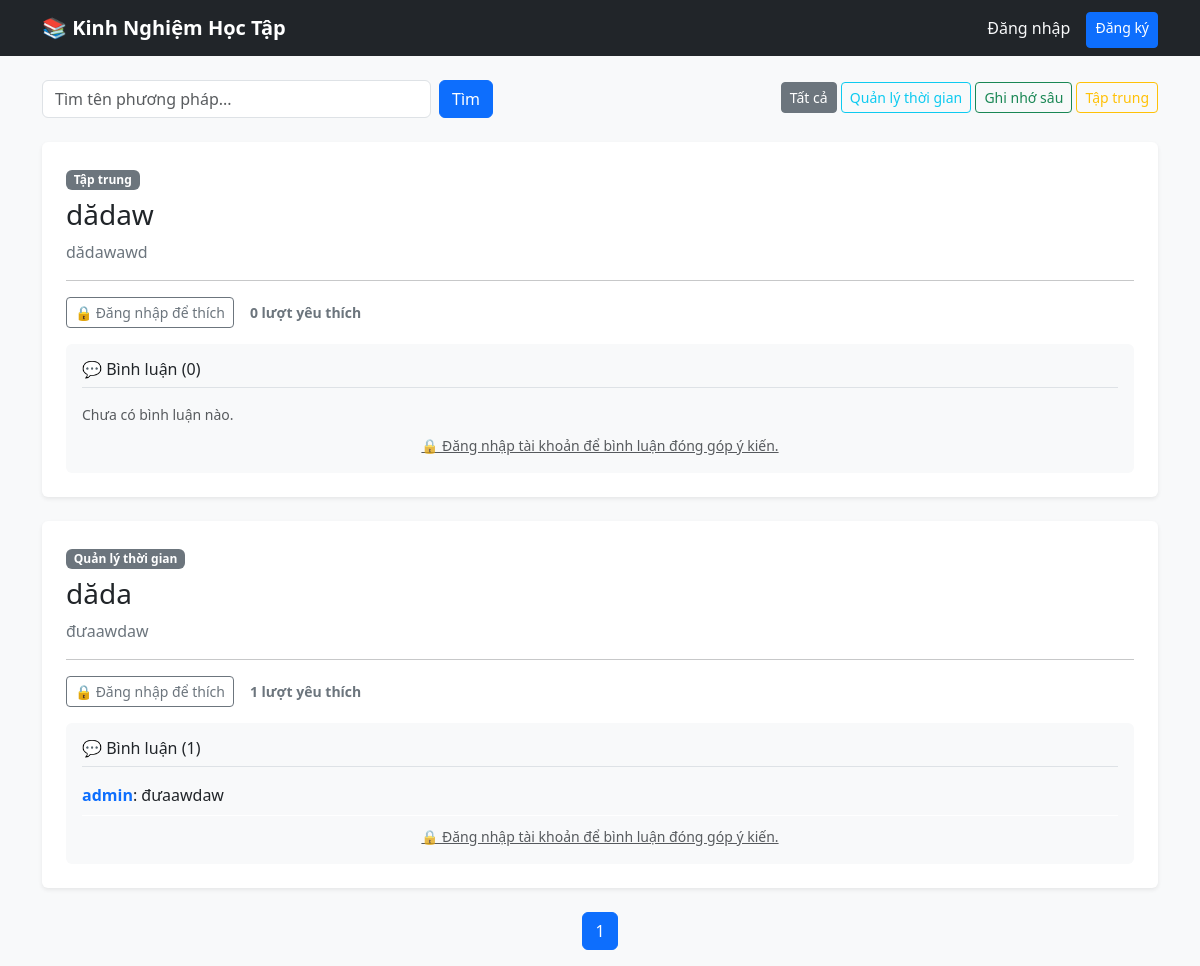
The page / on the database its author committed.
### app.py (models this page shows)
class StudyTip(db.Model):
    __tablename__ = 'study_tip'
    id = db.Column(db.Integer, primary_key=True)
    title = db.Column(db.String(200), nullable=False)
    category = db.Column(db.String(100), nullable=False)
    content = db.Column(db.Text, nullable=False)
    date_created = db.Column(db.DateTime, default=datetime.utcnow)
    is_approved = db.Column(db.Boolean, default=False, nullable=False)
    likes = db.relationship('Like', backref='study_tip', lazy=True)
    comments = db.relationship('Comment', backref='study_tip', lazy=True)

class Comment(db.Model):
    __tablename__ = 'comment'
    id = db.Column(db.Integer, primary_key=True)
    content = db.Column(db.Text, nullable=False)
    date_created = db.Column(db.DateTime, default=datetime.utcnow)
    user_id = db.Column(db.Integer, db.ForeignKey('user.id'), nullable=False)
    tip_id = db.Column(db.Integer, db.ForeignKey('study_tip.id'), nullable=False)

class User(db.Model, UserMixin):
    __tablename__ = 'user'
    id = db.Column(db.Integer, primary_key=True)
    username = db.Column(db.String(150), unique=True, nullable=False)
    password = db.Column(db.String(150), nullable=False)
    likes = db.relationship('Like', backref='user', lazy=True)
    comments = db.relationship('Comment', backref='user', lazy=True)

### app.py (the view)
@app.route('/')
def index():
    page = request.args.get('page', 1, type=int)
    search = request.args.get('search', '')
    category = request.args.get('category', '')
    if current_user.is_authenticated and current_user.username == 'admin':
        query = StudyTip.query
    else:
        query = StudyTip.query.filter_by(is_approved=True)
    if search:
        query = query.filter(StudyTip.title.contains(search) | StudyTip.content.contains(search))
    if category:
        query = query.filter(StudyTip.category == category)
    tips = query.order_by(StudyTip.date_created.desc()).paginate(page=page, per_page=4)
    return render_template('index.html', tips=tips, search=search, category=category)

### templates/index.html (shortened to what this page needs)
{% extends 'base.html' %}
{% block content %}
<div class="row mb-4 align-items-center">
    <div class="col-md-5 mb-3 mb-md-0">
        <form class="d-flex" method="GET" action="{{ url_for('index') }}">
            <input class="form-control me-2" type="search" name="search" placeholder="Tìm tên phương pháp..." value="{{ search }}">
            <button class="btn btn-primary" type="submit">Tìm</button>
        </form>
    </div>
    <div class="col-md-7 text-md-end">
        <a href="{{ url_for('index', search=search) }}" class="btn btn-sm {{ 'btn-secondary' if not category else 'btn-outline-secondary' }} mb-1">Tất cả</a>
        <a href="{{ url_for('index', category='Quản lý thời gian', search=search) }}" class="btn btn-sm {{ 'btn-info text-white' if category == 'Quản lý thời gian' else 'btn-outline-info' }} mb-1">Quản lý thời gian</a>
        <a href="{{ url_for('index', category='Ghi nhớ sâu', search=search) }}" class="btn btn-sm {{ 'btn-success' if category == 'Ghi nhớ sâu' else 'btn-outline-success' }} mb-1">Ghi nhớ sâu</a>
        <a href="{{ url_for('index', category='Tập trung', search=search) }}" class="btn btn-sm {{ 'btn-warning text-dark' if category == 'Tập trung' else 'btn-outline-warning' }} mb-1">Tập trung</a>
    </div>
</div>
<div class="row">
    {% for tip in tips.items %}
    <div class="col-12 mb-4">
        <div class="card shadow-sm border-0">
            <div class="card-body p-4">
                <span class="badge bg-secondary mb-2">{{ tip.category }}</span>
                <h3 class="card-title text-dark">{{ tip.title }}</h3>
                <p class="card-text text-secondary" style="white-space: pre-line;">{{ tip.content }}</p>
                <hr class="my-3">
                <div class="d-flex align-items-center mb-3">
                    {% if current_user.is_authenticated %}
                        <form action="{{ url_for('like_tip', tip_id=tip.id) }}" method="POST" class="me-3">
                            {% set user_liked = tip.likes | selectattr('user_id', 'equalto', current_user.id) | list %}
                            {% if user_liked %}
                                <button type="submit" class="btn btn-sm btn-danger">❤️ Bỏ thích</button>
                            {% else %}
                                <button type="submit" class="btn btn-sm btn-outline-danger">🤍 Thích bài viết</button>
                            {% endif %}
                        </form>
                    {% else %}
                        <a href="{{ url_for('login') }}" class="btn btn-sm btn-outline-secondary me-3">🔒 Đăng nhập để thích</a>
                    {% endif %}
                    <span class="fw-bold text-secondary small">{{ tip.likes | length }} lượt yêu thích</span>
                </div>
                <div class="bg-light p-3 rounded">
                    <div class="d-flex justify-content-between align-items-center border-bottom pb-2 mb-3">
                        <h6 class="text-dark mb-0">💬 Bình luận ({{ tip.comments | length }})</h6>
                    </div>
                    {% for comment in tip.comments %}
                        <div class="mb-2 pb-2 border-bottom border-white d-flex justify-content-between align-items-center">
                            <div>
                                <span class="fw-bold text-primary">{{ comment.user.username }}</span>:
                                <span class="text-dark">{{ comment.content }}</span>
                            </div>
                        </div>
                    {% else %}
                        <p class="text-muted small my-2">Chưa có bình luận nào.</p>
                    {% endfor %}
                    {% if current_user.is_authenticated %}
                        <form action="{{ url_for('add_comment', tip_id=tip.id) }}" method="POST" class="mt-3 d-flex">
                            <input type="text" name="content" class="form-control form-control-sm me-2" placeholder="Nhập ý kiến đóng góp..." required>
                            <button type="submit" class="btn btn-sm btn-dark px-3">Gửi</button>
                        </form>
                    {% else %}
                        <div class="mt-2 text-center">
                            <a href="{{ url_for('login') }}" class="small text-muted">🔒 Đăng nhập tài khoản để bình luận đóng góp ý kiến.</a>
                        </div>
                    {% endif %}
                </div>
            </div>
        </div>
    </div>
    {% else %}
        <div class="col-12 text-center my-4">
            <p class="text-muted">Chưa có phương pháp học tập nào trong danh mục này.</p>
        </div>
    {% endfor %}
</div>
<nav>
    <ul class="pagination justify-content-center">
        {% for page_num in tips.iter_pages(left_edge=1, right_edge=1, left_current=1, right_current=2) %}
            {% if page_num %}
                <li class="page-item {{ 'active' if tips.page == page_num else '' }}">
                    <a class="page-link" href="{{ url_for('index', page=page_num, search=search, category=category) }}">{{ page_num }}</a>
                </li>
            {% else %}
                <li class="page-item disabled"><span class="page-link">...</span></li>
            {% endif %}
        {% endfor %}
    </ul>
</nav>
{% endblock %}

### templates/base.html (shortened to what this page needs)
<!DOCTYPE html>
<html lang="vi">
<head>
    <link href="https://cdn.jsdelivr.net/npm/bootstrap@5.3.0/dist/css/bootstrap.min.css" rel="stylesheet">
</head>
<body class="bg-light">
    <nav class="navbar navbar-expand-lg navbar-dark bg-dark mb-4">
        <div class="container">
            <a class="navbar-brand fw-bold" href="{{ url_for('index') }}">📚 Kinh Nghiệm Học Tập</a>
            <div class="navbar-nav ms-auto">
                {% if current_user.is_authenticated %}
                    {% if current_user.username == 'admin' %}
                        <span class="nav-link text-warning">🛡️ Vai trò: <b>Hệ thống Quản trị (Admin)</b></span>
                    {% else %}
                        <span class="nav-link text-info">👤 Thành viên: <b>{{ current_user.username }}</b></span>
                    {% endif %}
                    <a class="btn btn-sm btn-success mx-2 mt-1" href="{{ url_for('add_tip') }}">+ Thêm mẹo học tập</a>
                    <a class="nav-link text-danger ms-2" href="{{ url_for('logout') }}">Đăng xuất</a>
                {% else %}
                    <a class="nav-link text-light me-2" href="{{ url_for('login') }}">Đăng nhập</a>
                    <a class="btn btn-sm btn-primary mt-1" href="{{ url_for('register') }}">Đăng ký</a>
                {% endif %}
            </div>
        </div>
    </nav>
    <div class="container">
        {% block content %}{% endblock %}
    </div>
</body>
</html>

### rows shown on the page
StudyTip: category "Tập trung", title "dădaw", content "dădawawd", likes|length "0", comments|length "0"
StudyTip: category "Quản lý thời gian", title "dăda", content "đưaawdaw", likes|length "1", comments|length "1"
Comment: user.username "admin", content "đưaawdaw"

### other values the page prints
{{ page_num }} "1"
